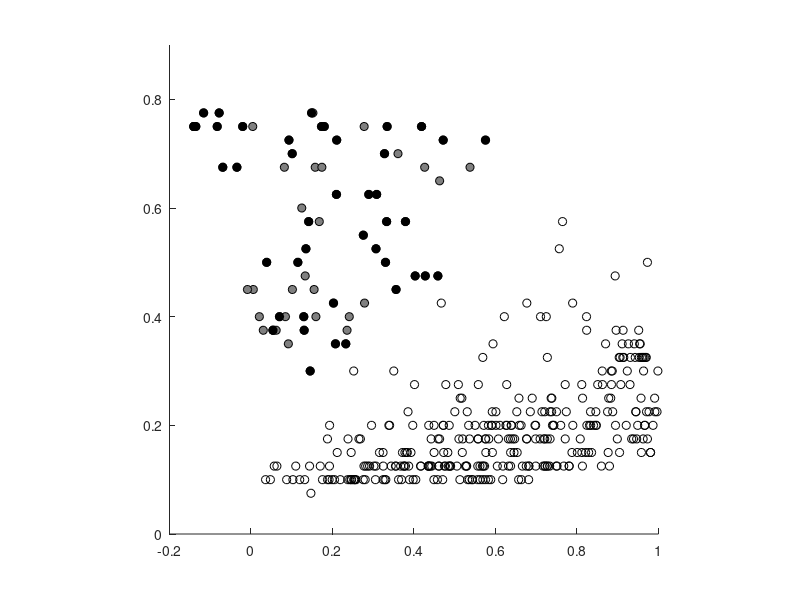
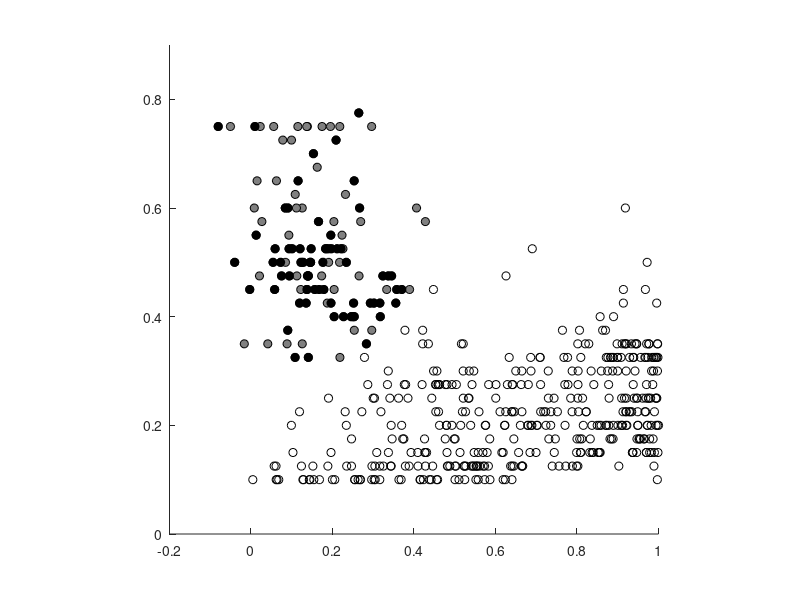
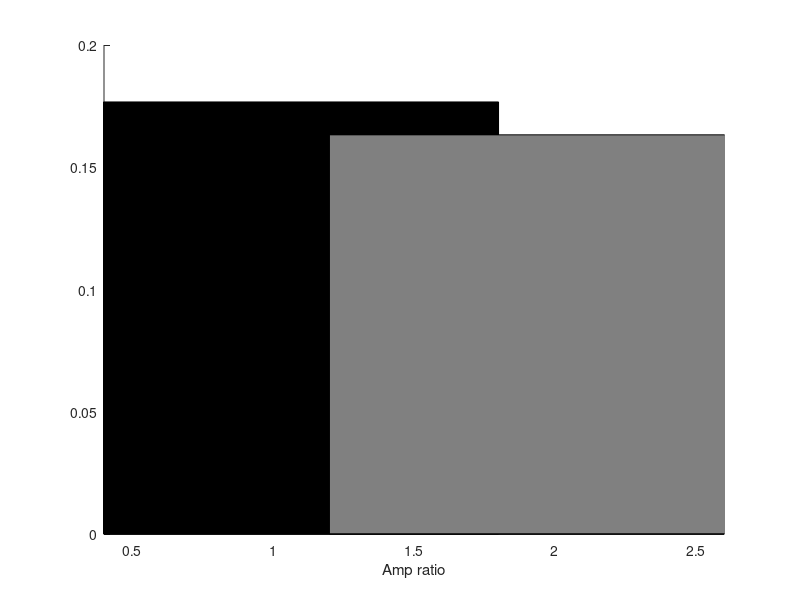

Here is the MATLAB script that generated these plots, in order: (Note: this script raises an error after producing the figures.)
close all
clear all

load Clusters.mat

%%%%%%%%%%%%%%%%%%%%%%%%%%%%%%%%%%%%%%%%%%%%%%%%%%%%%%%%%%%%%%%%%%%%%%%%%%%
Ctrl_one = Ctrl(1:72,:);
Ctrl_two = Ctrl(73:238,:);
Ctrl_three = Ctrl(239:390,:);

HCx_one = HCx(1:117,:);
HCx_two = HCx(118:289,:);
HCx_three = HCx(290:510,:);

Ctrl_rew = Ctrl_one(1:44,:); 
HCx_rew = HCx_one(1:66,:); 

figure1 = figure %Ctrl
axes1 = axes('XTick',[-0.2 0 0.2 0.4 0.6 0.8 1],'YTick',[0 0.2 0.4 0.6 0.8],...
  'Parent',figure1);
axis(axes1,[-0.2 1 0 0.9]);
hold(axes1,'all');
scatter(Ctrl_one(:,1), Ctrl_one(:,2),'MarkerEdgeColor',[0 0 0],'MarkerFaceColor',[0.5 0.5 0.5]);hold on;
scatter(Ctrl_two(:,1), Ctrl_two(:,2),'MarkerEdgeColor',[0 0 0]); hold on;
scatter(Ctrl_three(:,1), Ctrl_three(:,2),'MarkerEdgeColor',[0 0 0]); hold on;
scatter(Ctrl_rew(:,1),Ctrl_rew(:,2),'MarkerEdgeColor',[0 0 0],'MarkerFaceColor',[0 0 0]);hold on;
axis square;

figure2 = figure %HCx
axes1 = axes('XTick',[-0.2 0 0.2 0.4 0.6 0.8 1],'YTick',[0 0.2 0.4 0.6 0.8],...
  'Parent',figure2);
axis(axes1,[-0.2 1 0 0.9]);
hold(axes1,'all');
scatter(HCx_one(:,1), HCx_one(:,2),'MarkerEdgeColor',[0 0 0],'MarkerFaceColor',[0.5 0.5 0.5]);hold on;
scatter(HCx_two(:,1), HCx_two(:,2),'MarkerEdgeColor',[0 0 0]); hold on;
scatter(HCx_three(:,1), HCx_three(:,2),'MarkerEdgeColor',[0 0 0]); hold on;
scatter(HCx_rew(:,1),HCx_rew(:,2),'MarkerEdgeColor',[0 0 0],'MarkerFaceColor',[0 0 0]);hold on;
axis square;

%%%%%%%%%%%%%%%%%%%%%%%%%%%%%%%%%%%%%%%%%%%%%%%%%%%%%%%%%%%%%%%%%%%%%%%%%%%%%%
Ctrl_amp_avg = mean(Ctrl_one(:,1));
HCx_amp_avg = mean(HCx_one(:,1));
Ctrl_dur_avg = mean(Ctrl_one(:,2));
HCx_dur_avg = mean(HCx_one(:,2));

Ctrl_amp_sem = std(Ctrl_one(:,1))/sqrt(length(Ctrl_one(:,1)));
HCx_amp_sem = std(HCx_one(:,1))/sqrt(length(HCx_one(:,1)));
Ctrl_dur_sem = std(Ctrl_one(:,2))/sqrt(length(Ctrl_one(:,2)));
HCx_dur_sem = std(HCx_one(:,2))/sqrt(length(HCx_one(:,2)));

%amplitude ratio;
figure3 = figure;
axes1 = axes('YTick',[0 0.05 0.1 0.15 0.2 0.25],'Parent',figure3);
xlim(axes1,[0.4 2.6]);
xlabel(axes1,'Amp ratio');
hold(axes1,'all');

bar(1,Ctrl_amp_avg,'FaceColor',[0 0 0]); hold on;
bar(2,HCx_amp_avg,'FaceColor',[.5 .5 .5]); hold on;
errorbar(1,Ctrl_amp_avg,Ctrl_amp_sem,'Color',[0 0 0],'LineStyle','none');hold on;
errorbar(2,HCx_amp_avg,HCx_amp_sem,'Color',[0 0 0],'LineStyle','none');hold on;

%half duration;
figure4 = figure;
axes1 = axes('YAxisLocation','right','YTick',[0 0.2 0.4 0.6],'Parent',figure4);
xlim(axes1,[0.4 2.6]);
xlabel(axes1,'Half dur');
hold(axes1,'all');

bar(1,Ctrl_dur_avg,'FaceColor',[0 0 0]); hold on;
bar(2,HCx_dur_avg,'FaceColor',[.5 .5 .5]); hold on;
errorbar(1,Ctrl_dur_avg,Ctrl_amp_sem,'Color',[0 0 0],'LineStyle','none');hold on;
errorbar(2,HCx_dur_avg,HCx_amp_sem,'Color',[0 0 0],'LineStyle','none');hold on;
